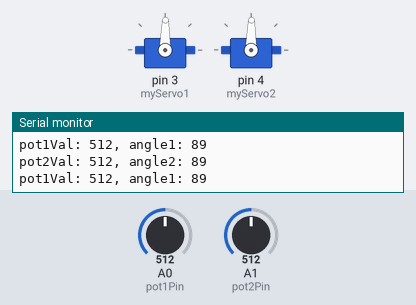
A sketch run on a simulated Arduino Uno, built with avr-gcc and run on an emulated ATmega328P. Shown: 2 × servo, the last lines printed to the serial monitor. Inputs (shaded band) come from the test bench; at power-on: A0 (pot1Pin) = 512, A1 (pot2Pin) = 512.

Above: at 1.2 s.
1.3 s: A0 (pot1Pin) set to 105
At 2.0 s:
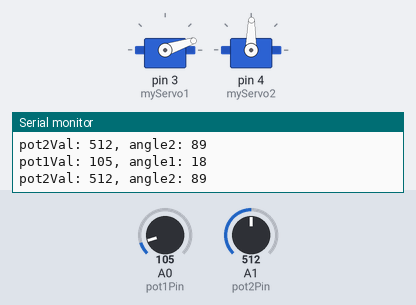
2.8 s: A0 (pot1Pin) set to 92
At 3.7 s:
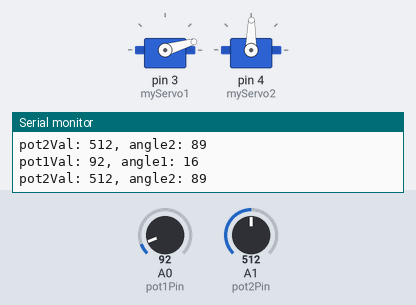
5.8 s: A1 (pot2Pin) set to 562
At 7.0 s:
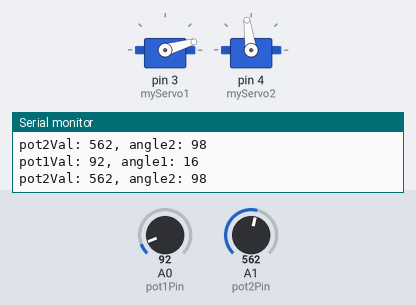
8.8 s: A1 (pot2Pin) set to 584
At 10.0 s:
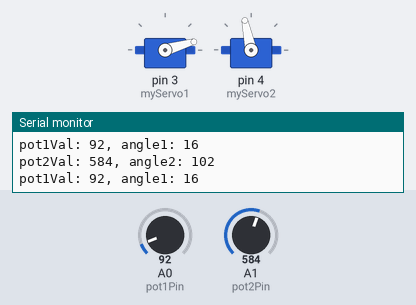
10.3 s: A0 (pot1Pin) set to 122
At 10.9 s:
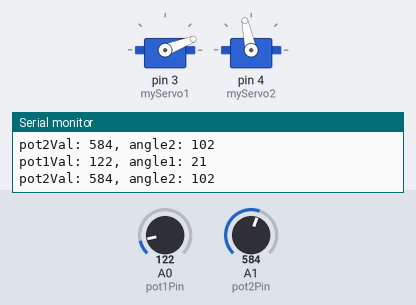
11.8 s: A1 (pot2Pin) set to 0
At 12.5 s:
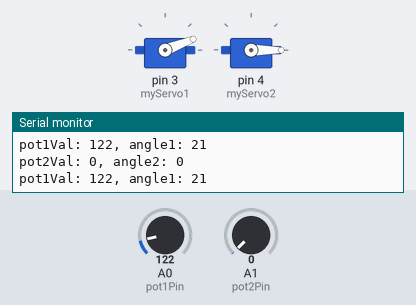
Timing chart, 0 to 14.3 s (numbered marks = the images above; inputs shaded):
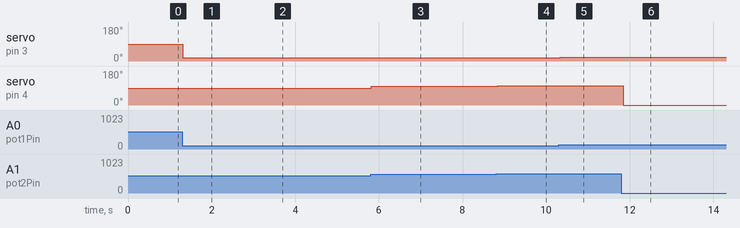

The sketch:

SourceCode.ino
```cpp
 #include <Servo.h>
Servo myServo1;
Servo myServo2;

int const pot1Pin = A0;
int const pot2Pin = A1;
int pot1Val;
int angle1;
int pot2Val;
int angle2;

void setup() {
myServo1.attach(3);
Serial.begin(9600);
myServo2.attach(4);
Serial.begin(9600);
}

void loop() {
pot1Val = analogRead(pot1Pin);
Serial.print("pot1Val: ");
Serial.print(pot1Val);
angle1 = map(pot1Val, 0, 1023, 0, 179);
Serial.print(", angle1: ");
Serial.println(angle1);
myServo1.write(angle1);
delay(15);


pot2Val = analogRead(pot2Pin);
Serial.print("pot2Val: ");
Serial.print(pot2Val);
angle2 = map(pot2Val, 0, 1023, 0, 179);
Serial.print(", angle2: ");
Serial.println(angle2);
myServo2.write(angle2);
delay(15);
}
```

Measured:
- after the input at 1.3 s, servo on pin 3 (myServo1): 89° → 18° at once
- after the input at 2.8 s, servo on pin 3 (myServo1): 18° → 16° at once
- after the input at 5.8 s, servo on pin 4 (myServo2): 89° → 98° at once
- after the input at 8.8 s, servo on pin 4 (myServo2): 98° → 102° after 0.05 s
- after the input at 10.3 s, servo on pin 3 (myServo1): 16° → 21° at once
- after the input at 11.8 s, servo on pin 4 (myServo2): 102° → 0° after 0.05 s
